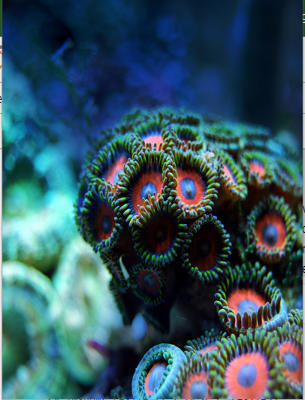
#> input picture interpolation_nearest/Pic3.png, 305 x 400 px
$ python nearest_neighbor.py
#> lines starting #> are read from the running program, lines starting #| are printed output that depends on the picture
import cv2 as cv

img = cv.imread('Pic3.png')
#> img is the input picture: shape (400, 305, 3); mean B, G, R 94.4, 83.7, 52

print(img.shape)
#| (400, 305, 3)


w = 512

r = 512.0 / img.shape[1]
#> r = 1.68
h = int(r * img.shape[0])
#> h = 671

print(h)
#| 671

resize1 = cv.resize(img, (w, h), interpolation=cv.INTER_NEAREST)
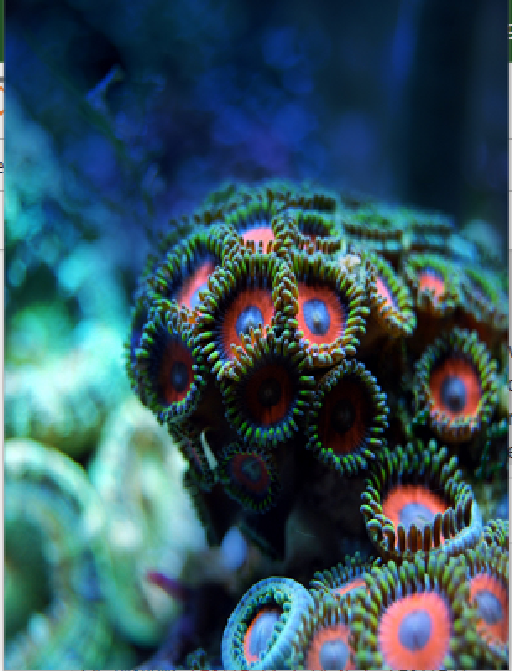
#> resize1: shape (671, 512, 3); mean B, G, R 94.4, 83.7, 52

resize2 = cv.resize(img, (200, 200), interpolation=cv.INTER_NEAREST)
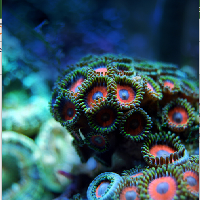
#> resize2: shape (200, 200, 3); mean B, G, R 94.3, 83.7, 51.9

resize3 = cv.resize(img, (0, 0), fx=2, fy=0.5,
                    interpolation=cv.INTER_NEAREST)
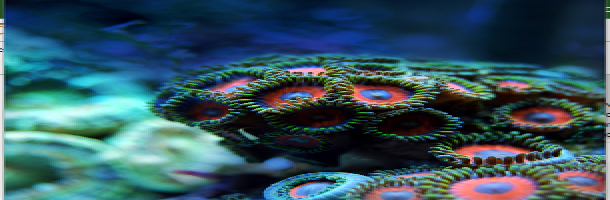
#> resize3: shape (200, 610, 3); mean B, G, R 94.2, 83.5, 51.7

resize4 = cv.resize(resize2, (1024, 1024),
                    interpolation=cv.INTER_NEAREST)
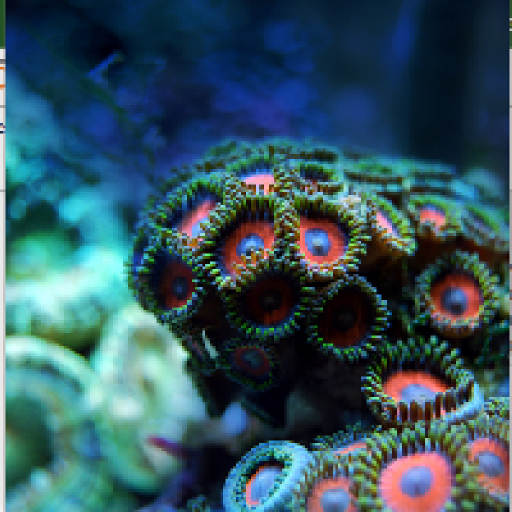
#> resize4: shape (1024, 1024, 3) (shown at 1/2 size); mean B, G, R 94.3, 83.7, 51.9

cv.imshow('original', img)
cv.imshow('resize w=512', resize1)
cv.imshow('resize dsize=(200,200)', resize2)
cv.imshow('resize fx=2 fy=0.5', resize3)
cv.imshow('resize resize2 to 1024x1024', resize4)

cv.waitKey(0)
cv.destroyAllWindows()
